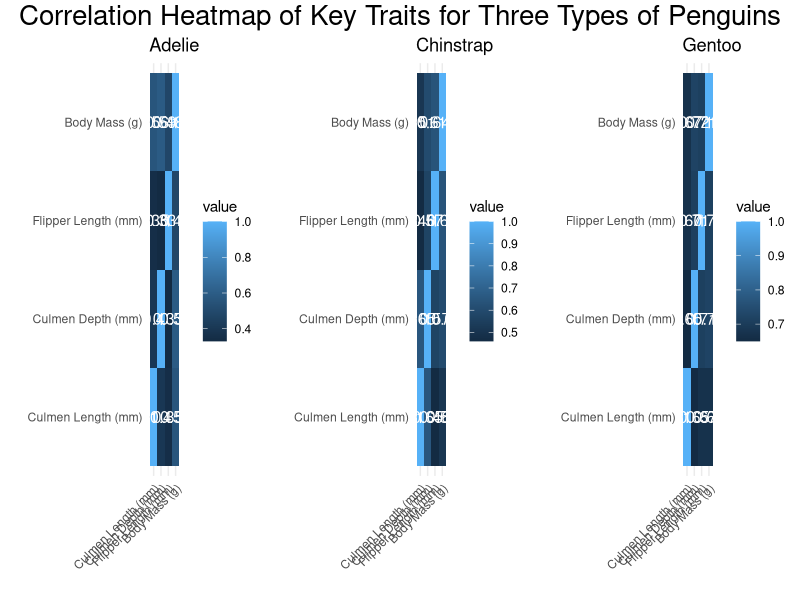
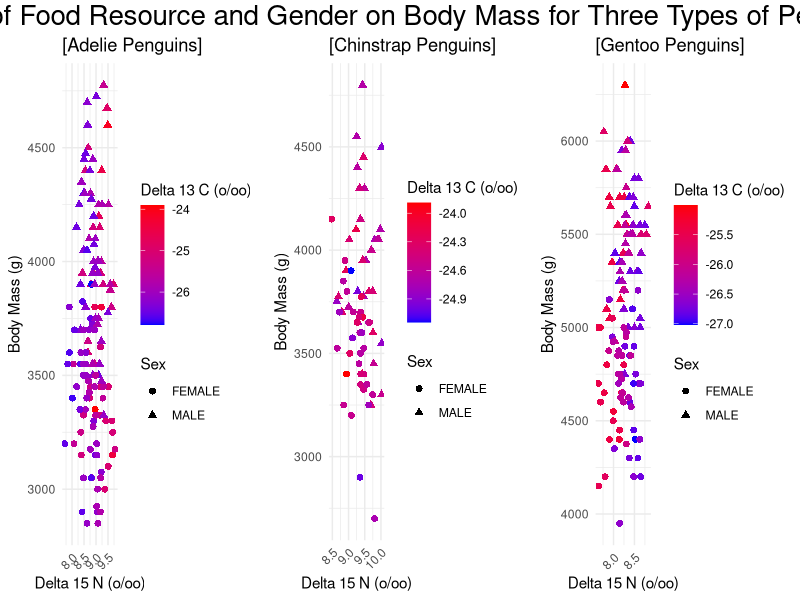

Generate these figures, in order, with R:
## ---- chunk 1
knitr::opts_chunk$set(message =  FALSE)
knitr::opts_chunk$set(warning =  FALSE)
knitr::opts_chunk$set(error =  FALSE)
bfcolor <- function(x, color) {
  if (knitr::is_latex_output()) {
    sprintf("\\textcolor{%s}{\\textbf{%s}}", color, x)
  } else if (knitr::is_html_output()) {
    sprintf("<span style='color: %s;'><b>%s</b></span>", color, x)
  } else x
}
## ---- chunk 2
# We delete rows that contain N/A
library(dplyr)
library(palmerpenguins)
data <- penguins_raw %>% select(-Comments)
sorted_data <- na.omit(data)
## ---- chunk 3
library(dplyr)
# Filter data by species
adelie_data <- sorted_data %>% filter(grepl("Adelie", Species, ignore.case = TRUE))
chinstrap_data <- sorted_data %>% filter(grepl("Chinstrap", Species, ignore.case = TRUE))
gentoo_data <- sorted_data %>% filter(grepl("Gentoo", Species, ignore.case = TRUE))
selected_columns <- c("Culmen Length (mm)", "Culmen Depth (mm)", "Flipper Length (mm)", "Body Mass (g)", "Delta 15 N (o/oo)", "Delta 13 C (o/oo)")
# Select only relevant columns for each species
adelie_data_selected <- adelie_data %>% select(all_of(selected_columns))
chinstrap_data_selected <- chinstrap_data %>% select(all_of(selected_columns))
gentoo_data_selected <- gentoo_data %>% select(all_of(selected_columns))
# Summary statistics for each species
summary_adelie <- summary(adelie_data_selected)
summary_chinstrap <- summary(chinstrap_data_selected)
summary_gentoo <- summary(gentoo_data_selected)

print("Summary for Adelie Penguins (Selected Variables):")
print(summary_adelie)

print("Summary for Chinstrap Penguins (Selected Variables):")
print(summary_chinstrap)

print("Summary for Gentoo Penguins (Selected Variables):")
print(summary_gentoo)

## ---- chunk 4
#Research Question 1

selected_columns_heatmap <- c("Culmen Length (mm)", "Culmen Depth (mm)", "Flipper Length (mm)", "Body Mass (g)")

adelie_heatmap <- adelie_data_selected %>% select(all_of(selected_columns_heatmap))
chinstrap_heatmap <- chinstrap_data_selected %>% select(all_of(selected_columns_heatmap))
gentoo_heatmap <- gentoo_data_selected %>% select(all_of(selected_columns_heatmap))

library(reshape2)
library(ggplot2)

adelie_cormat <- melt(round(cor(adelie_heatmap), 2))
chinstrap_cormat <- melt(round(cor(chinstrap_heatmap), 2))
gentoo_cormat <- melt(round(cor(gentoo_heatmap), 2))

p1 <- ggplot(data = adelie_cormat, aes(x=Var1, y=Var2, fill=value)) + 
  geom_tile() +
  geom_text(aes(label = value), color = "white", size = 4) +
  theme_minimal()+ 
  theme(axis.text.x = element_text(angle = 45, vjust = 1, hjust = 1)) +
  xlab("") +
  ylab("") +
  ggtitle("Adelie")
p2 <- ggplot(data = chinstrap_cormat, aes(x=Var1, y=Var2, fill=value)) + 
  geom_tile() +
  geom_text(aes(label = value), color = "white", size = 4) +
  theme_minimal()+ 
  theme(axis.text.x = element_text(angle = 45, vjust = 1, hjust = 1)) +
  xlab("") +
  ylab("") +
  ggtitle("Chinstrap")
p3 <- ggplot(data = gentoo_cormat, aes(x=Var1, y=Var2, fill=value)) + 
  geom_tile() +
  geom_text(aes(label = value), color = "white", size = 4) +
  theme_minimal()+ 
  theme(axis.text.x = element_text(angle = 45, vjust = 1, hjust = 1)) +
  xlab("") +
  ylab("") +
  ggtitle("Gentoo")

library(gridExtra)
library(grid)
grid.arrange(ggplotGrob(p1), ggplotGrob(p2), ggplotGrob(p3), ncol=3, 
             top = textGrob("Correlation Heatmap of Key Traits for Three Types of Penguins", gp=gpar(fontsize=20)))
## ---- chunk 5
#Research Question 2
selected_columns_2 <- c("Body Mass (g)", "Delta 15 N (o/oo)", "Delta 13 C (o/oo)", "Sex", "Island")

adelie_2 <- adelie_data %>% select(all_of(selected_columns_2))
chinstrap_2 <- chinstrap_data %>% select(all_of(selected_columns_2))
gentoo_2 <- gentoo_data %>% select(all_of(selected_columns_2))

p1 <- ggplot(data = adelie_2, aes(x = `Delta 15 N (o/oo)`, y = `Body Mass (g)`, color = `Delta 13 C (o/oo)`, shape = Sex)) +
  geom_point(size = 2) +
  theme_minimal() +
  labs(
    title = "[Adelie Penguins]",
    x = "Delta 15 N (o/oo)",
    y = "Body Mass (g)",
    color = "Delta 13 C (o/oo)",
    shape = "Sex"
  ) +
  scale_color_gradient(low = "blue", high = "red") +
  theme(axis.text.x = element_text(angle = 45, hjust = 1))

p2 <- ggplot(data = chinstrap_2, aes(x = `Delta 15 N (o/oo)`, y = `Body Mass (g)`, color = `Delta 13 C (o/oo)`, shape = Sex)) +
  geom_point(size = 2) +
  theme_minimal() +
  labs(
    title = "[Chinstrap Penguins]",
    x = "Delta 15 N (o/oo)",
    y = "Body Mass (g)",
    color = "Delta 13 C (o/oo)",
    shape = "Sex"
  ) +
  scale_color_gradient(low = "blue", high = "red") +
  theme(axis.text.x = element_text(angle = 45, hjust = 1))

p3 <- ggplot(data = gentoo_2, aes(x = `Delta 15 N (o/oo)`, y = `Body Mass (g)`, color = `Delta 13 C (o/oo)`, shape = Sex)) +
  geom_point(size = 2) +
  theme_minimal() +
  labs(
    title = "[Gentoo Penguins]",
    x = "Delta 15 N (o/oo)",
    y = "Body Mass (g)",
    color = "Delta 13 C (o/oo)",
    shape = "Sex"
  ) +
  scale_color_gradient(low = "blue", high = "red") +
  theme(axis.text.x = element_text(angle = 45, hjust = 1))

library(gridExtra)
grid.arrange(ggplotGrob(p1), ggplotGrob(p2), ggplotGrob(p3), ncol=3, 
             top = textGrob("Effect of Food Resource and Gender on Body Mass for Three Types of Penguins", gp=gpar(fontsize=20)))

